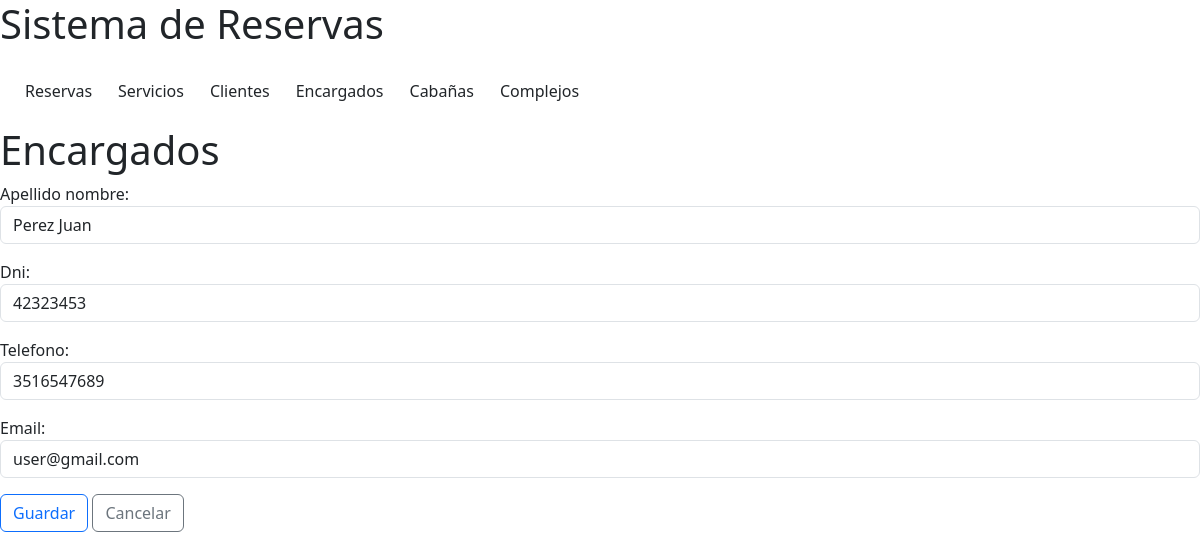
Screenshot of /encargados/encargadoModif/1/ with the database file from the repository.
### reservas/models.py (models this page shows, shortened)
class Encargado(models.Model):
    dni = models.IntegerField()
    apellido_nombre = models.CharField(max_length=100)
    telefono = models.CharField(max_length=30)
    email = models.CharField(max_length=50, default="user@gmail.com")

### reservas/views.py (the view)
# urls.py: path('encargados/encargadoModif/<int:pk>/', views.modif_encargado.as_view(), name='modif_encargado'),
class modif_encargado(UpdateView):
    model = Encargado
    form_class = formEncargado
    template_name = 'form_encargado.html'
    success_url = reverse_lazy('lista_encargados')

### reservas/forms.py
class formEncargado(forms.ModelForm):
    class Meta:
        model = Encargado
        fields = ('apellido_nombre','dni', 'telefono', 'email')
        widgets = {
            'apellido_nombre': forms.TextInput(attrs={'class': 'form-control' , 'placeholder': 'Ingrese su Nombre y Apellido'}),
            'dni': forms.NumberInput(attrs={'class': 'form-control' , 'placeholder': 'ingrese su DNI'} ),
            'telefono': forms.NumberInput(attrs={'class': 'form-control' , 'placeholder': 'Ingrese su Número Telefónico'}),
            'email': forms.EmailInput(attrs={'class': 'form-control' , 'placeholder': 'Ingrese su Correo Electrónico'}),
        }

### reservas/templates/form_encargado.html (shortened to what this page needs)
{% include 'navbar.html' %}
{% load static %}
{% block content %}
<div class="row">
    <h1 class="titulo">Encargados</h1>
    <form method="post" enctype="multipart/form-data">
        {{form.as_p}}
        <button class="btn btn-outline-primary mb-3" type="submit">Guardar</button>
        <a class="btn btn-outline-secondary mb-3" href="{% url 'lista_encargados' %}">Cancelar</a>
    </form>
</div>
{% endblock %}

### rows the page displays
Encargado: apellido_nombre "Perez Juan", dni "42323453", telefono "3516547689", email "user@gmail.com"
